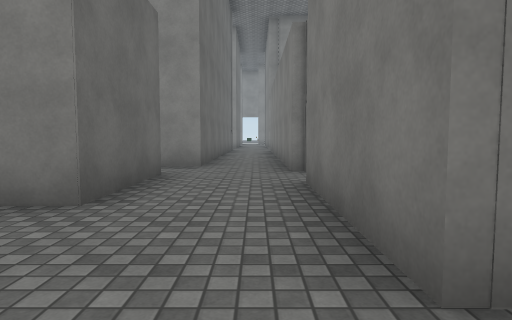
view 1 (above)

16 first-person views from a walk through a 3-D level made in the Unity game engine. The camera is 1.2 m above the floor, tilts 4° down and sees 75° across. The floor is counted in squares, 2 m on a side. Each view is taken from the middle of a square. On the plan, view 1 faces up. The plan holds only what a view shows up to about 10 squares ahead; the rest is blank. The place goes on beyond the plan. The player character is not drawn. Surface patterns are stand-ins for the level's own textures.

view 2
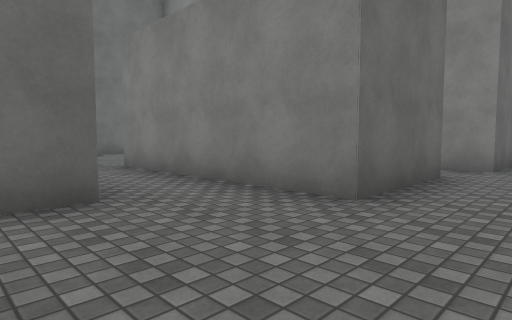

view 3
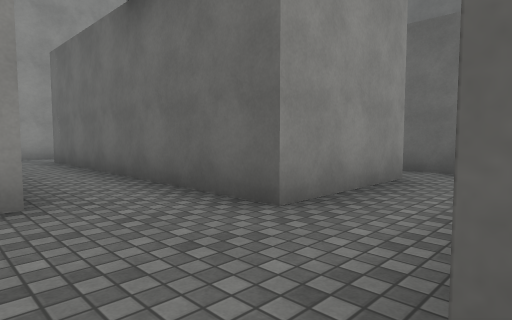

view 4
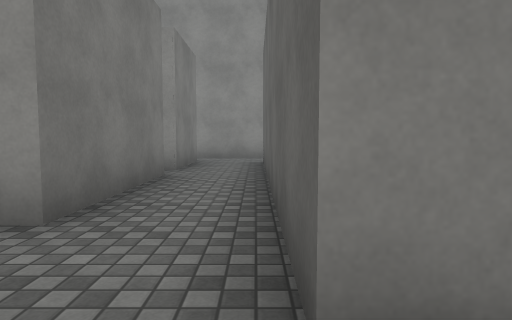

view 5
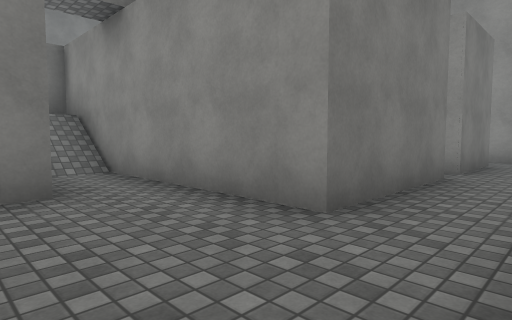

view 6
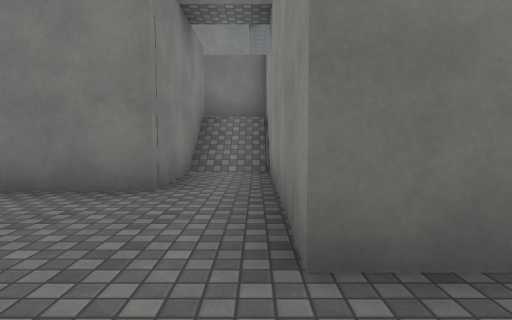

view 7
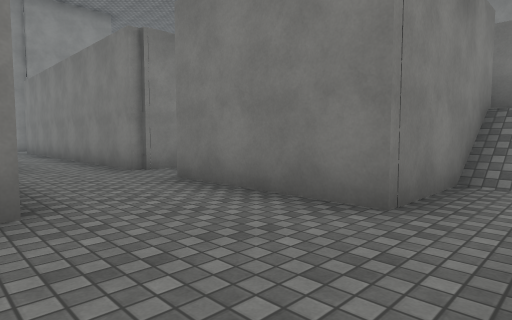

view 8
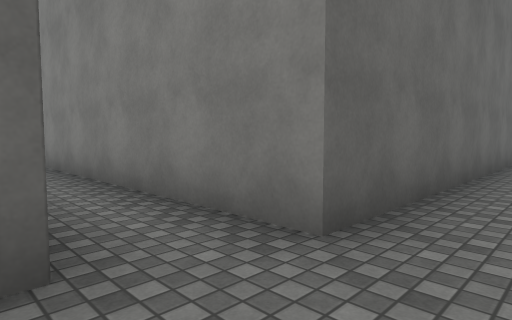

view 9
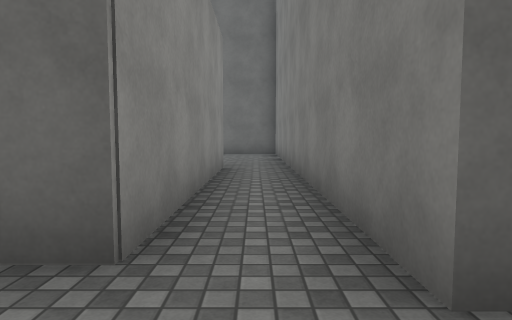

view 10
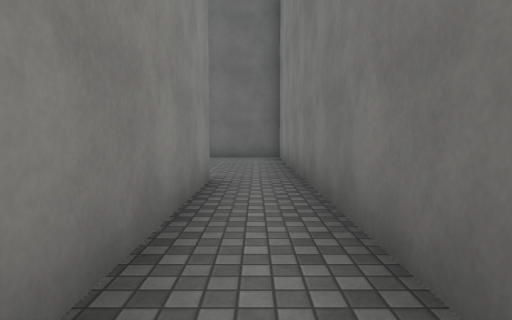

view 11
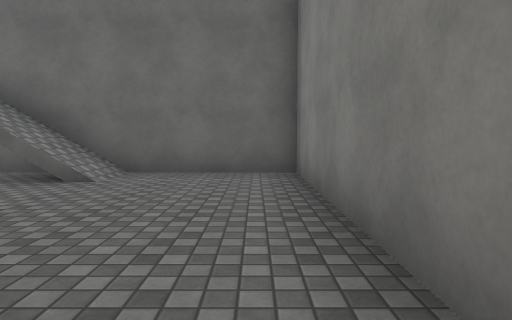

view 12
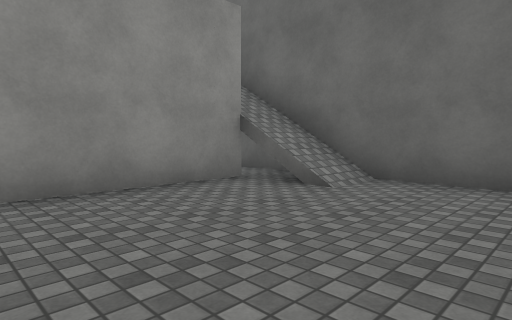

view 13
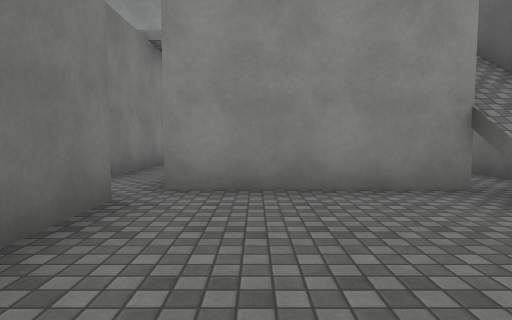

view 14
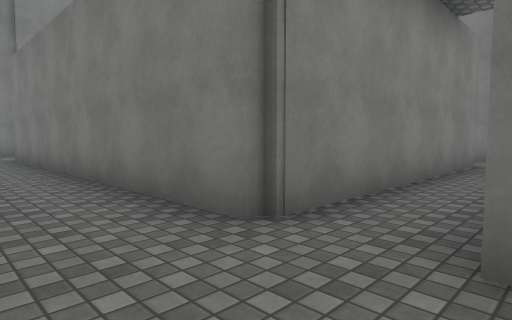

view 15
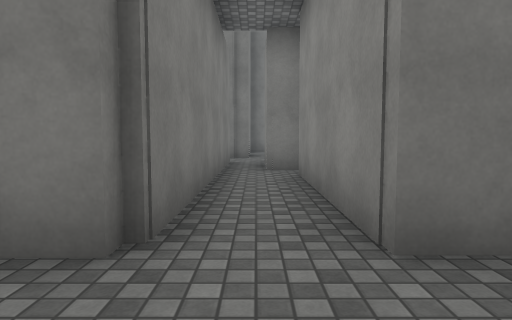

view 16
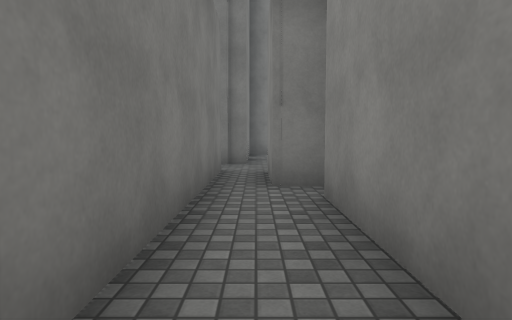

### Floor plan
Key: @ floor where view 1 was taken; # wall or solid block; . floor; / step, stairs or slope.
Columns run from 12 left of view 1 to 10 right of it. Each row starts with its distance up from view 1.
 13            #.#
 12            #.#
 11            #.#
 10            #.#
  9            #.#
  8            #.#
  7 ############.#
  6 #............######..#
  5 #.....#####..........##
  4 #/....#####..######
  3 #/....#####..#
  2 #/####.......#
  1 #.   #.##....#####
  0 #     .##...@..//#
 -1       .##..#######
 -2        ##..#
 -3         #..#
 -4         #..#
 -5         #..#
 -6          ..#
 -7         ####

Where each view was taken, in squares from view 1:
view 1: 0 up, 0 right, facing up
view 2: 0 up, 0 right, facing up-left
view 3: 3 up, 1 left, facing down-left
view 4: 2 up, 3 left, facing down
view 5: 2 up, 3 left, facing down-right
view 6: 0 up, 3 left, facing right
view 7: 0 up, 2 left, facing up-right
view 8: 5 up, 0 right, facing up-left
view 9: 6 up, 0 right, facing left
view 10: 6 up, 2 left, facing left
view 11: 6 up, 6 left, facing left
view 12: 6 up, 7 left, facing down-left
view 13: 6 up, 8 left, facing down
view 14: 4 up, 1 left, facing up-right
view 15: 5 up, 1 left, facing right
view 16: 5 up, 1 right, facing right
